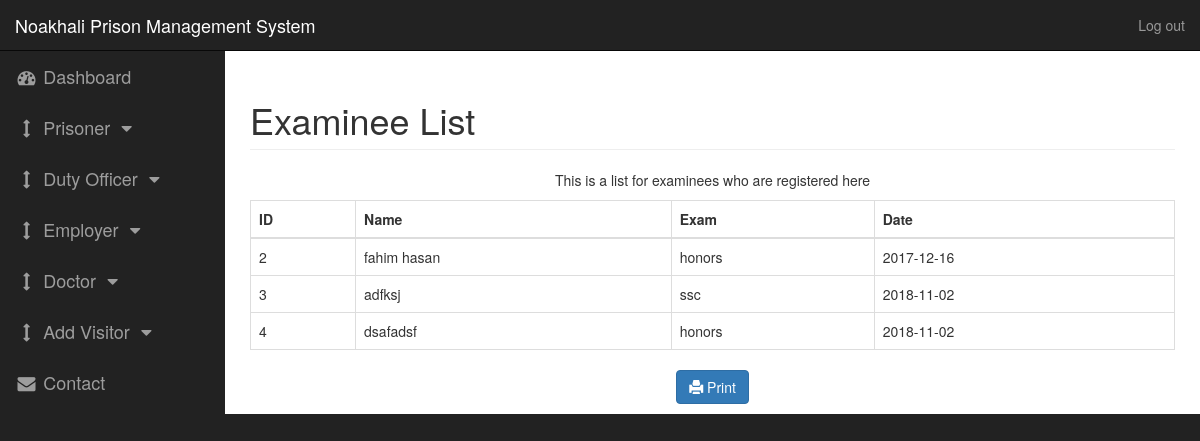
The app's page /examinee_list.php (signed in) with its own data.
### tables this page shows
CREATE TABLE `exam` (
  `id` int(15) NOT NULL,
  `names` varchar(100) NOT NULL,
  `date` varchar(100) NOT NULL,
  `exam` varchar(100) NOT NULL
);

### examinee_list.php (the view, shortened to what this page needs)
<?php include 'inc/header.php'; ?>
<?php
include_once "connection.php";
if(!mysqli_connect_errno())
{
	$examinees = mysqli_query($con,"SELECT * FROM exam ORDER BY id");
}
?>
        <div id="page-wrapper">
            <div class="container-fluid">
                <div class="row">
                    <div class="col-lg-12">
                        <h1 class="page-header">
                           Examinee List
                        </h1>
                        <center><p> This is a list for examinees who are registered here </p><center>
                        <table class="table table-bordered">
	<thead>
		<th>ID</th>
		<th>Name</th>
		<th>Exam</th>
		<th>Date</th>
	</thead>
	<tbody>
		<?php
	 foreach($examinees as $examinee){ ?>
				<tr>
				<td><?php echo $examinee['id'];?></td>
				<td><?php echo $examinee['names'];?></td>
				<td><?php echo $examinee['exam'];?></td>
				<td><?php echo $examinee['date'];?></td>
				</tr>
				<?php
	};?>
	</tbody>
</table>
       <button class="btn btn-primary" onclick="printIt();"><span class="glyphicon glyphicon-print"></span>	Print</button>
                    </div>
                </div>
            </div>
        </div>
<?php include 'inc/footer.php'; ?>

### css/sb-admin.css (style rules this page uses)
body { margin-top: 100px; background-color: #222; }
@media (min-width:768px) { body { margin-top: 50px; } }
#page-wrapper { width: 100%; padding: 0; background-color: #fff; }
@media (min-width:768px) { #page-wrapper { padding: 10px; } }

### records on screen
exam: id "2", names "fahim hasan", exam "honors", date "2017-12-16"
exam: id "3", names "adfksj", exam "ssc", date "2018-11-02"
exam: id "4", names "dsafadsf", exam "honors", date "2018-11-02"
